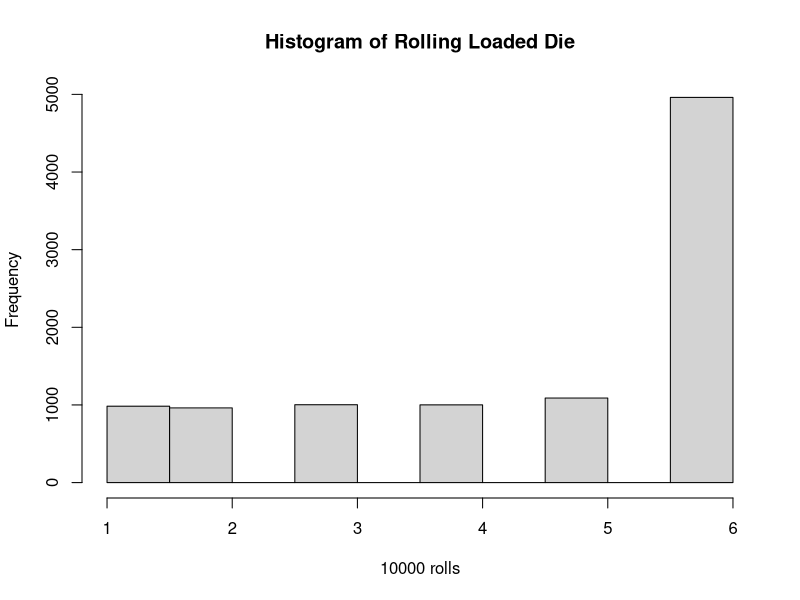
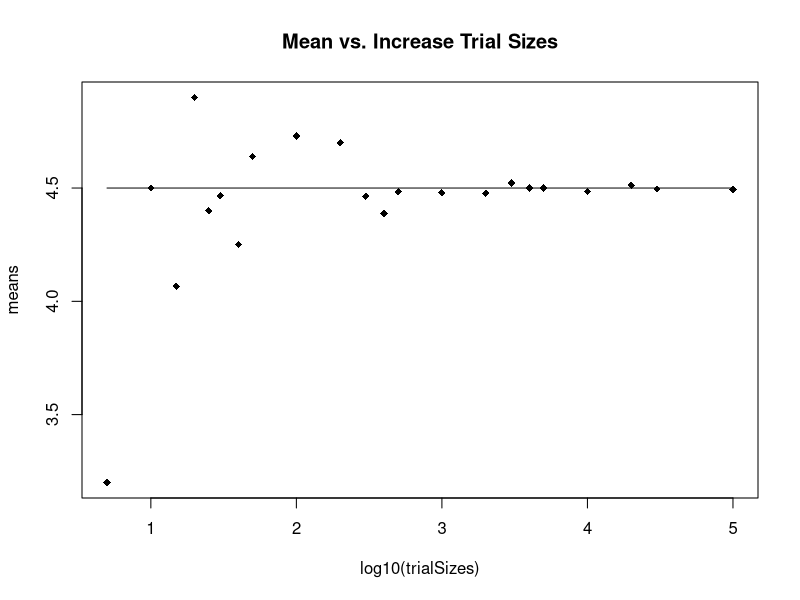
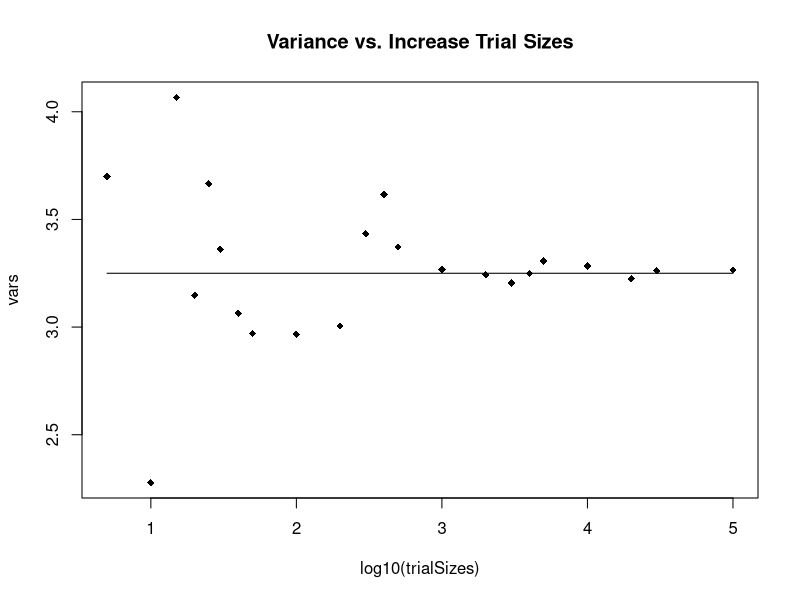

The R source for these figures, in order:
#Lab 1 BINF6310 Spring 2020 Jon Lee

#Loaded Die
#Demonstrating the Law of Large Numbers

#Question 1
mean <- (1*(1/10))+(2*(1/10))+(3*(1/10))+(4*(1/10))+(5*(1/10))+(6*(1/2))
  #mean = 4.5
var <- ((1/10)*((1-mean)^2))+((1/10)*((2-mean)^2))+((1/10)*((3-mean)^2))+((1/10)*((4-mean)^2))+((1/10)*((5-mean)^2))+((1/2)*((6-mean)^2))
  #variance = 3.25

#Question 2
rollDie <- function(x)
{
  rolls <- vector(length=x, mode="double")
  
  for(i in 1:x)
  {
    rolls[i] <- sample(1:6, 1, prob=c(0.1, 0.1, 0.1, 0.1, 0.1, 0.5)) 
  }
  
  rolls
}

rollDie(100)

#Question 3
hist(rollDie(10000), main="Histogram of Rolling Loaded Die", xlab="10000 rolls")

#Question 4
trialSizes <- c(5, 10, 15, 20, 25, 30, 40, 50 ,100, 200, 300, 400, 500, 1000, 2000, 3000, 4000, 5000, 10000, 20000, 30000, 100000)
means <- vector(length=length(trialSizes), mode="double")
vars <- vector(length=length(trialSizes), mode="double")

for(i in 1:length(trialSizes))
{
  rolls <- vector(length=trialSizes[i], mode="double")
  
  for(j in 1:trialSizes[i])
  {
    rolls[j] <- sample(1:6, 1, prob=c(0.1, 0.1, 0.1, 0.1, 0.1, 0.5))
  }
  
  means[i] <- mean(rolls)
  vars[i] <- var(rolls)
}

plot(log10(trialSizes), means, main="Mean vs. Increase Trial Sizes", pch=18)
lines(log10(trialSizes), rep(mean, length(trialSizes)))

plot(log10(trialSizes), vars, main="Variance vs. Increase Trial Sizes", pch=18)
lines(log10(trialSizes), rep(var, length(trialSizes)))
